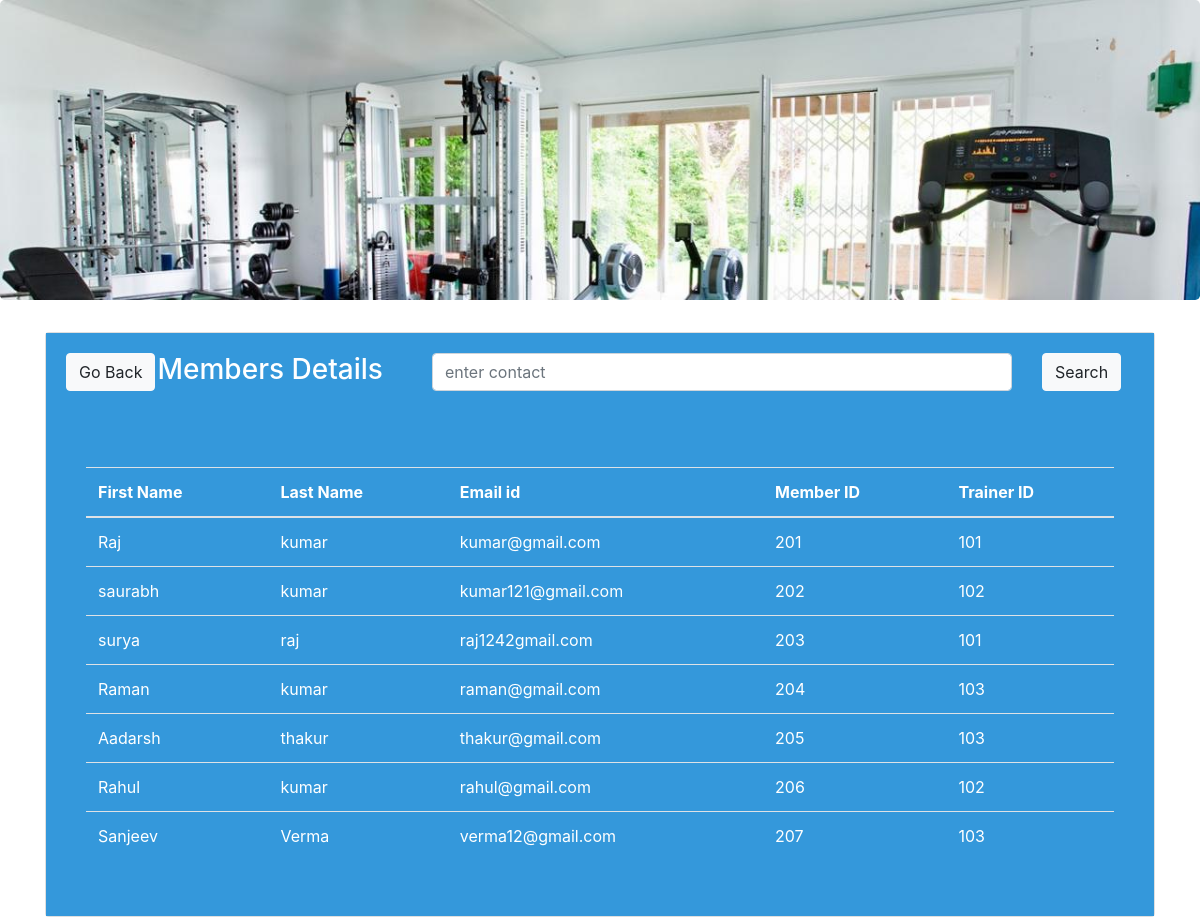
The page /trainer_details.php on the database its author committed.
### tables this page shows
CREATE TABLE `doctorapp` (
  `fname` varchar(40) NOT NULL,
  `lname` varchar(40) NOT NULL,
  `email` varchar(40) NOT NULL,
  `contact` varchar(40) NOT NULL,
  `docapp` varchar(60) NOT NULL
);

### func.php (the view, shortened to what this page needs)
<?php
$con=mysqli_connect("localhost","root","","loginsystem");
 function get_patient_details(){
    global $con;
    $query="select * from doctorapp";
    $result=mysqli_query($con,$query);
    while ($row=mysqli_fetch_array($result)){
         $fname=$row ['fname'];
    $lname=$row['lname'];
    $email=$row['email'];
    $contact=$row['contact'];
    $docapp=$row['docapp'];
      echo "<tr>
          <td>$fname</td>
        <td>$lname</td>
            <td>$email</td>
            <td>$contact</td>
          <td>$docapp</td>
        </tr>";
    }
}
?>

### trainer_details.php (shortened to what this page needs)
<!DOCTYPE html>
<?php include("func.php");?>
<html>
<head>
	 <link rel="stylesheet" href="https://maxcdn.bootstrapcdn.com/bootstrap/4.0.0-beta/css/bootstrap.min.css">
</head>
<body>
<div class="jumbotron" style="background: url('images/2.jpg') no-repeat;background-size: cover;height: 300px;"></div>
 <div class="container">
<div class="card">
     <div class="card-body" style="background-color:#3498DB;color:#ffffff;">
         <div class="row">
             <div class="col-md-1">
    <a href="admin-panel.php" class="btn btn-light ">Go Back</a>
             </div>
             <div class="col-md-3"><h3>Members Details</h3></div>
             <div class="col-md-8">
         <form class="form-group" action="trainer_search.php" method="post">
          <div class="row">
   <div class="col-md-10"><input type="text" name="search" class="form-control" placeholder="enter contact"></div>
              <div class="col-md-2"><input type="submit" name="patient_search_submit" class="btn btn-light" value="Search"> </div></div>
                 </form></div></div></div>
     <div class="card-body" style="background-color:#3498DB;color:#ffffff;">
         <div class="card-body">
    <table class="table table-hover">
        <thead>
     <tr>
            <th>First Name</th>
            <th>Last Name</th>
         <th>Email id</th>
         <th>Member ID</th>
         <th>Trainer ID</th>
        </tr>
        </thead>
        <tbody>
          <?php get_patient_details(); ?>
        </tbody>
    </table>
     </div>
    </div>
    </div>
    </div>
    </body>
</html>

### rows shown on the page
doctorapp: fname "Raj", lname "kumar", email "kumar@gmail.com", contact "201", docapp "101"
doctorapp: fname "saurabh", lname "kumar", email "kumar121@gmail.com", contact "202", docapp "102"
doctorapp: fname "surya", lname "raj", email "raj1242gmail.com", contact "203", docapp "101"
doctorapp: fname "Raman", lname "kumar", email "raman@gmail.com", contact "204", docapp "103"
doctorapp: fname "Aadarsh", lname "thakur", email "thakur@gmail.com", contact "205", docapp "103"
doctorapp: fname "Rahul", lname "kumar", email "rahul@gmail.com", contact "206", docapp "102"
doctorapp: fname "Sanjeev", lname "Verma", email "verma12@gmail.com", contact "207", docapp "103"
